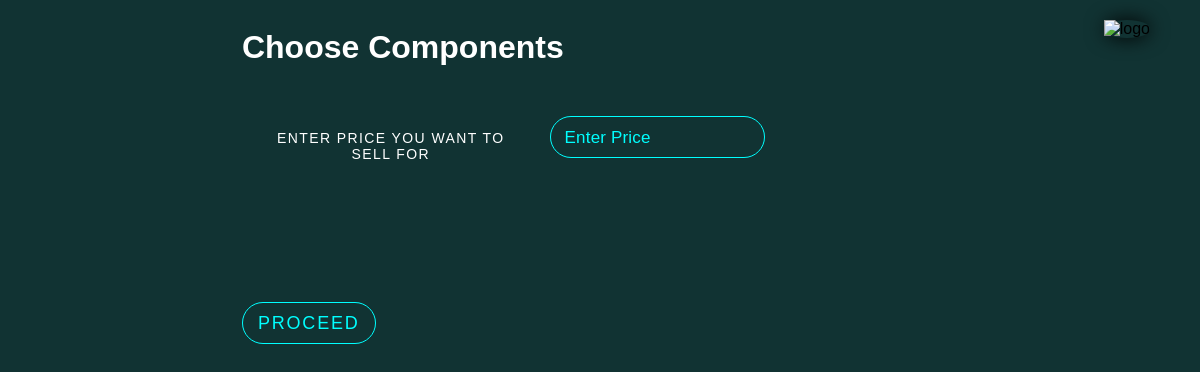
The page /generate-code/ (signed in) on the database as committed earlier.
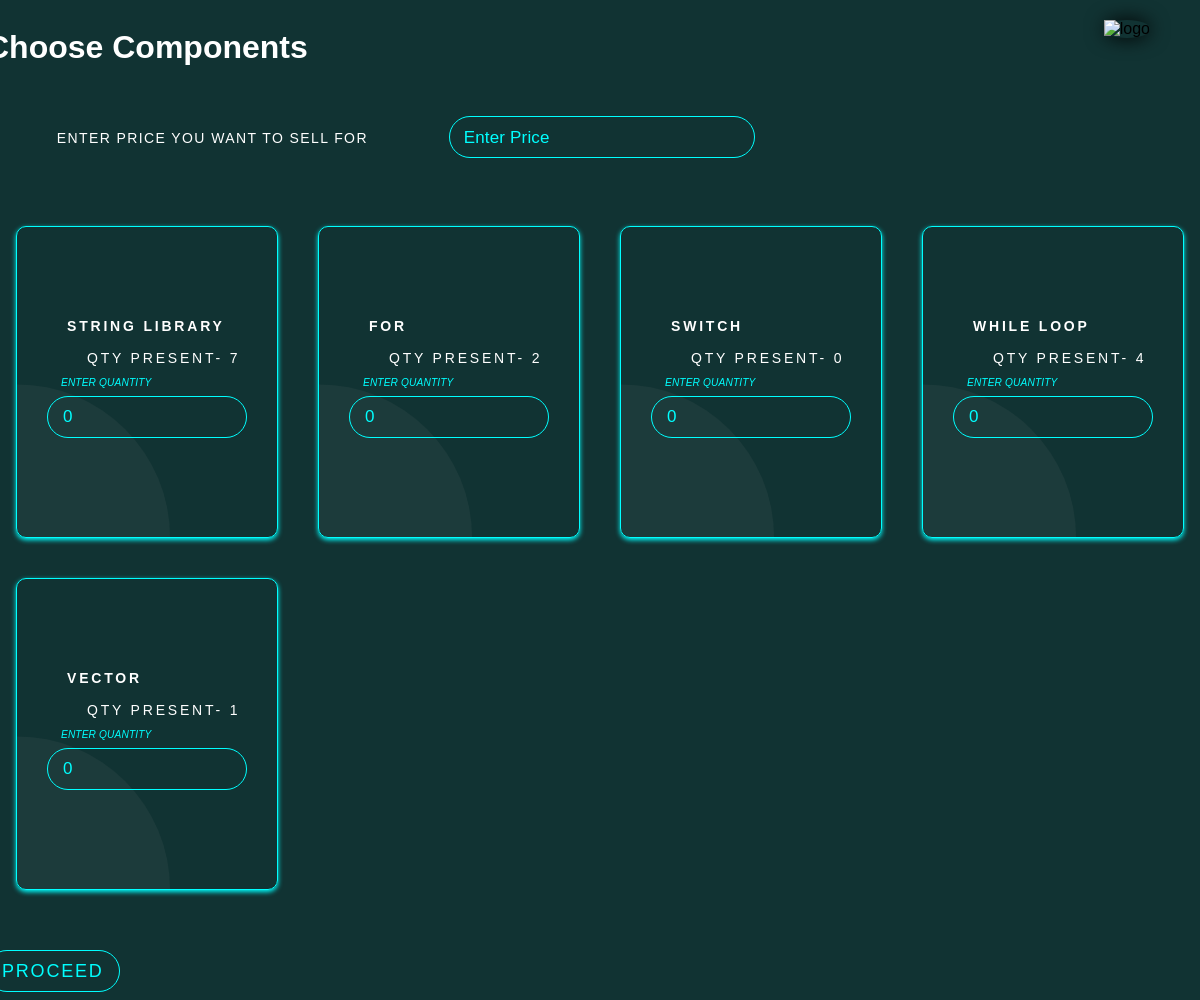
The same page on the database as committed later.
### models/models.py (models this page shows, shortened)
class TeamComponents(models.Model):
    component = models.ForeignKey(Components, on_delete=models.CASCADE)
    team = models.ForeignKey(Team, on_delete=models.CASCADE)
    quantity = models.IntegerField(default=0)

class Components(models.Model):
    id = models.CharField(max_length=256, default=uuid.uuid1, primary_key=True)
    contestId = models.ForeignKey("Contest", on_delete=models.CASCADE)
    componentName = models.CharField(max_length=256)
    componentDescription = models.TextField(max_length=256)
    componentPrice = models.PositiveBigIntegerField(default=100)

### authentication/views.py (the view, shortened to what this page needs)
# urls.py: path('generate-code/', generateCode, name="generate-code"),
@login_required
def generateCode(request):
    if len(Contest.objects.all()) == 0:
        return HttpResponseRedirect(reverse_lazy('home'))
    contest = Contest.objects.all()[0]
    date = datetime(year=contest.date.year, month=contest.date.month, day=contest.date.day,
                    minute=contest.start_time.minute, hour=contest.start_time.hour)
    if date > datetime.now():
        return render(request, "NotStarted.html")
    if len(PlayerTeam.objects.all().filter(player=request.user)) == 0:
        return render(request, "started.html")
    if request.method == "GET":
        components = TeamComponents.objects.all().filter(team=PlayerTeam.objects.get(player=request.user).team)
        return render(request, "generateTradeCode.html", {"components": components})

### templates/generateTradeCode.html (shortened to what this page needs)
<!DOCTYPE html>
<html lang="en">
<head>
</head>
<body>
<div class="logo"><img src="https://res.cloudinary.com/dvrvsq95h/image/upload/v1616342694/transparent_logo_ssvk91.png"
                       alt="logo"/></div>
<form method="post">
    <h1 style="color: white">Choose Components</h1>
    <div class="row">
            <p class="title"style="color:white;">Enter price you want to sell for<br><br>
            </p>
            <div class="question">
                <input type="number" required min="0"
                       name="cost"/>
                <label>Enter Price</label>
            </div>
            <p>
    </div>
    <div class="row">
        {% for component in components %}
            <div class="card">
                <p class="title">{{ component.component.componentName }}<br><br><span>Qty Present- {{ component.quantity }}</span>
                </p>
                <div class="question">
                    <input type="number" required value="0" min="0" max="{{ component.quantity }}"
                           name="{{ component.component.id }}"/>
                    <label>Enter Quantity</label>
                </div>
                <p>
                <div class="circle">
                </div>
            </div>
        {% endfor %}
    </div>
    <div class="button-group">
        <button type="submit">Proceed</button>
    </div>
</form>
</body>
</html>

Rows that differ between the two databases and show on the page:
added TeamComponents: component.componentName "STRING LIBRARY", quantity "7"
added TeamComponents: component.componentName "FOR", quantity "2"
added TeamComponents: component.componentName "SWITCH", quantity "0"
added TeamComponents: component.componentName "WHILE LOOP", quantity "4"
added TeamComponents: component.componentName "VECTOR", quantity "1"
